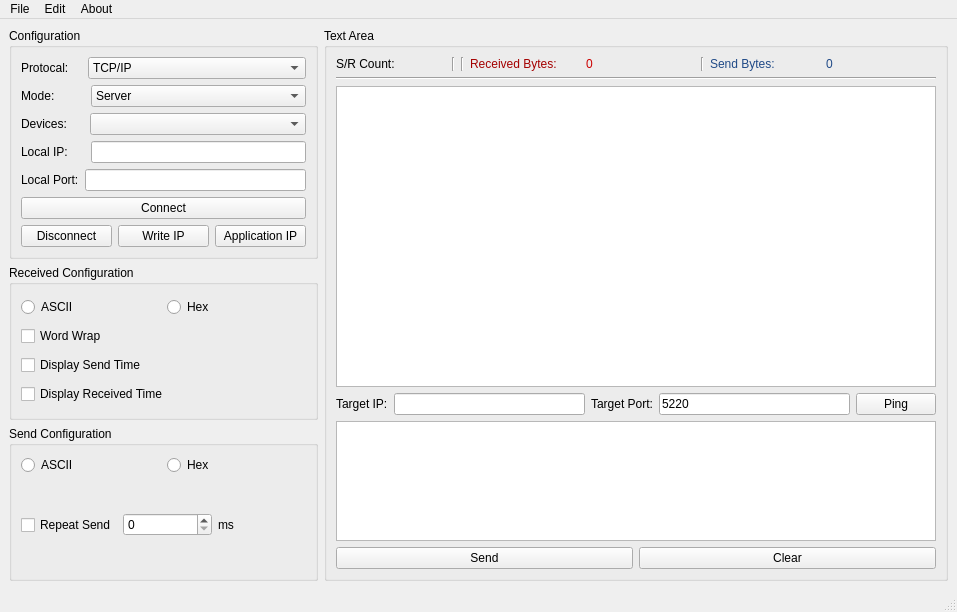
<?xml version="1.0" encoding="UTF-8"?>
<ui version="4.0">
 <class>MainWindow</class>
 <widget class="QMainWindow" name="MainWindow">
  <property name="geometry">
   <rect>
    <x>0</x>
    <y>0</y>
    <width>957</width>
    <height>612</height>
   </rect>
  </property>
  <property name="windowTitle">
   <string>MainWindow</string>
  </property>
  <widget class="QWidget" name="centralwidget">
   <layout class="QHBoxLayout" name="horizontalLayout_14">
    <item>
     <layout class="QVBoxLayout" name="verticalLayout_6">
      <item>
       <widget class="QGroupBox" name="groupBox">
        <property name="title">
         <string>Configuration</string>
        </property>
        <layout class="QVBoxLayout" name="verticalLayout_3">
         <item>
          <layout class="QVBoxLayout" name="verticalLayout">
           <item>
            <layout class="QHBoxLayout" name="horizontalLayout">
             <item>
              <widget class="QLabel" name="label_4">
               <property name="sizePolicy">
                <sizepolicy hsizetype="Fixed" vsizetype="Fixed">
                 <horstretch>0</horstretch>
                 <verstretch>0</verstretch>
                </sizepolicy>
               </property>
               <property name="text">
                <string>Protocal:    </string>
               </property>
              </widget>
             </item>
             <item>
              <widget class="QComboBox" name="comboBoxProtocal">
               <item>
                <property name="text">
                 <string>TCP/IP</string>
                </property>
               </item>
               <item>
                <property name="text">
                 <string>UDP</string>
                </property>
               </item>
              </widget>
             </item>
            </layout>
           </item>
           <item>
            <layout class="QHBoxLayout" name="horizontalLayout_2">
             <item>
              <widget class="QLabel" name="label_5">
               <property name="sizePolicy">
                <sizepolicy hsizetype="Fixed" vsizetype="Fixed">
                 <horstretch>0</horstretch>
                 <verstretch>0</verstretch>
                </sizepolicy>
               </property>
               <property name="text">
                <string>Mode:         </string>
               </property>
              </widget>
             </item>
             <item>
              <widget class="QComboBox" name="comboBoxMode">
               <item>
                <property name="text">
                 <string>Server</string>
                </property>
               </item>
               <item>
                <property name="text">
                 <string>Client</string>
                </property>
               </item>
              </widget>
             </item>
            </layout>
           </item>
           <item>
            <layout class="QHBoxLayout" name="horizontalLayout_13">
             <item>
              <widget class="QLabel" name="label_11">
               <property name="sizePolicy">
                <sizepolicy hsizetype="Fixed" vsizetype="Fixed">
                 <horstretch>0</horstretch>
                 <verstretch>0</verstretch>
                </sizepolicy>
               </property>
               <property name="text">
                <string>Devices:     </string>
               </property>
              </widget>
             </item>
             <item>
              <widget class="QComboBox" name="comboBoxEthList"/>
             </item>
            </layout>
           </item>
           <item>
            <layout class="QHBoxLayout" name="horizontalLayout_3">
             <item>
              <widget class="QLabel" name="label_2">
               <property name="sizePolicy">
                <sizepolicy hsizetype="Fixed" vsizetype="Fixed">
                 <horstretch>0</horstretch>
                 <verstretch>0</verstretch>
                </sizepolicy>
               </property>
               <property name="text">
                <string>Local IP:     </string>
               </property>
              </widget>
             </item>
             <item>
              <widget class="QLineEdit" name="lineEditLocalIp"/>
             </item>
            </layout>
           </item>
           <item>
            <layout class="QHBoxLayout" name="horizontalLayout_4">
             <item>
              <widget class="QLabel" name="label_3">
               <property name="sizePolicy">
                <sizepolicy hsizetype="Fixed" vsizetype="Fixed">
                 <horstretch>0</horstretch>
                 <verstretch>0</verstretch>
                </sizepolicy>
               </property>
               <property name="text">
                <string>Local Port:</string>
               </property>
              </widget>
             </item>
             <item>
              <widget class="QLineEdit" name="lineEditLocalPort"/>
             </item>
            </layout>
           </item>
           <item>
            <layout class="QHBoxLayout" name="horizontalLayout_5">
             <item>
              <widget class="QPushButton" name="pushButtonConnect">
               <property name="text">
                <string>Connect</string>
               </property>
              </widget>
             </item>
            </layout>
           </item>
           <item>
            <layout class="QHBoxLayout" name="horizontalLayout_6">
             <item>
              <widget class="QPushButton" name="pushButtonDisconnect">
               <property name="text">
                <string>Disconnect</string>
               </property>
              </widget>
             </item>
             <item>
              <widget class="QPushButton" name="pushButtonWriteIp">
               <property name="text">
                <string>Write IP</string>
               </property>
              </widget>
             </item>
             <item>
              <widget class="QPushButton" name="pushButtonAppIp">
               <property name="text">
                <string>Application IP</string>
               </property>
              </widget>
             </item>
            </layout>
           </item>
          </layout>
         </item>
        </layout>
       </widget>
      </item>
      <item>
       <widget class="QGroupBox" name="groupBox_3">
        <property name="title">
         <string>Received Configuration</string>
        </property>
        <layout class="QVBoxLayout" name="verticalLayout_4">
         <item>
          <layout class="QHBoxLayout" name="horizontalLayout_10">
           <item>
            <widget class="QRadioButton" name="radioButtonRecASCII">
             <property name="text">
              <string>ASCII</string>
             </property>
            </widget>
           </item>
           <item>
            <widget class="QRadioButton" name="radioButtonRecHex">
             <property name="text">
              <string>Hex</string>
             </property>
            </widget>
           </item>
          </layout>
         </item>
         <item>
          <widget class="QCheckBox" name="checkBoxWordWrap">
           <property name="text">
            <string>Word Wrap</string>
           </property>
          </widget>
         </item>
         <item>
          <widget class="QCheckBox" name="checkBoxDisplayTime">
           <property name="text">
            <string>Display Send Time</string>
           </property>
          </widget>
         </item>
         <item>
          <widget class="QCheckBox" name="checkBoxDisplayRecTime">
           <property name="text">
            <string>Display Received Time</string>
           </property>
          </widget>
         </item>
        </layout>
       </widget>
      </item>
      <item>
       <widget class="QGroupBox" name="groupBox_4">
        <property name="title">
         <string>Send Configuration</string>
        </property>
        <layout class="QVBoxLayout" name="verticalLayout_5">
         <item>
          <layout class="QHBoxLayout" name="horizontalLayout_11">
           <item>
            <widget class="QRadioButton" name="radioButtonSendASCII">
             <property name="text">
              <string>ASCII</string>
             </property>
            </widget>
           </item>
           <item>
            <widget class="QRadioButton" name="radioButtonSendHex">
             <property name="text">
              <string>Hex</string>
             </property>
            </widget>
           </item>
          </layout>
         </item>
         <item>
          <layout class="QHBoxLayout" name="horizontalLayout_12">
           <item>
            <widget class="QCheckBox" name="checkBoxRepeatSend">
             <property name="text">
              <string>Repeat Send</string>
             </property>
            </widget>
           </item>
           <item>
            <widget class="QSpinBox" name="spinBox"/>
           </item>
           <item>
            <widget class="QLabel" name="label_10">
             <property name="text">
              <string>ms</string>
             </property>
            </widget>
           </item>
          </layout>
         </item>
        </layout>
       </widget>
      </item>
     </layout>
    </item>
    <item>
     <widget class="QGroupBox" name="groupBox_2">
      <property name="title">
       <string>Text Area</string>
      </property>
      <layout class="QVBoxLayout" name="verticalLayout_2">
       <item>
        <layout class="QHBoxLayout" name="horizontalLayout_8">
         <item>
          <widget class="QLabel" name="label">
           <property name="text">
            <string>S/R Count:</string>
           </property>
          </widget>
         </item>
         <item>
          <widget class="Line" name="line_2">
           <property name="orientation">
            <enum>Qt::Vertical</enum>
           </property>
          </widget>
         </item>
         <item>
          <widget class="Line" name="line_3">
           <property name="orientation">
            <enum>Qt::Vertical</enum>
           </property>
          </widget>
         </item>
         <item>
          <widget class="QLabel" name="label_6">
           <property name="styleSheet">
            <string notr="true">color: rgb(164, 0, 0);</string>
           </property>
           <property name="text">
            <string>Received Bytes:</string>
           </property>
          </widget>
         </item>
         <item>
          <widget class="QLabel" name="labelRecCount">
           <property name="styleSheet">
            <string notr="true">color: rgb(204, 0, 0);</string>
           </property>
           <property name="text">
            <string>0</string>
           </property>
          </widget>
         </item>
         <item>
          <widget class="Line" name="line_4">
           <property name="orientation">
            <enum>Qt::Vertical</enum>
           </property>
          </widget>
         </item>
         <item>
          <widget class="QLabel" name="label_7">
           <property name="styleSheet">
            <string notr="true">color: rgb(32, 74, 135);</string>
           </property>
           <property name="text">
            <string>Send Bytes:</string>
           </property>
          </widget>
         </item>
         <item>
          <widget class="QLabel" name="labelSendCount">
           <property name="styleSheet">
            <string notr="true">color: rgb(32, 74, 135);</string>
           </property>
           <property name="text">
            <string>0</string>
           </property>
          </widget>
         </item>
        </layout>
       </item>
       <item>
        <widget class="Line" name="line">
         <property name="orientation">
          <enum>Qt::Horizontal</enum>
         </property>
        </widget>
       </item>
       <item>
        <widget class="QTextBrowser" name="textBrowserRec">
         <property name="sizePolicy">
          <sizepolicy hsizetype="Fixed" vsizetype="Expanding">
           <horstretch>0</horstretch>
           <verstretch>0</verstretch>
          </sizepolicy>
         </property>
         <property name="minimumSize">
          <size>
           <width>600</width>
           <height>0</height>
          </size>
         </property>
         <property name="maximumSize">
          <size>
           <width>600</width>
           <height>16777215</height>
          </size>
         </property>
        </widget>
       </item>
       <item>
        <layout class="QHBoxLayout" name="horizontalLayout_9">
         <item>
          <widget class="QLabel" name="label_8">
           <property name="text">
            <string>Target IP:</string>
           </property>
          </widget>
         </item>
         <item>
          <widget class="QLineEdit" name="lineEditAimIp"/>
         </item>
         <item>
          <widget class="QLabel" name="label_9">
           <property name="text">
            <string>Target Port:</string>
           </property>
          </widget>
         </item>
         <item>
          <widget class="QLineEdit" name="lineEditAimPort">
           <property name="text">
            <string>5220</string>
           </property>
          </widget>
         </item>
         <item>
          <widget class="QPushButton" name="pushButtonPing">
           <property name="text">
            <string>Ping</string>
           </property>
          </widget>
         </item>
        </layout>
       </item>
       <item>
        <widget class="QTextEdit" name="textEditSend">
         <property name="sizePolicy">
          <sizepolicy hsizetype="Expanding" vsizetype="Fixed">
           <horstretch>0</horstretch>
           <verstretch>0</verstretch>
          </sizepolicy>
         </property>
         <property name="minimumSize">
          <size>
           <width>600</width>
           <height>120</height>
          </size>
         </property>
         <property name="maximumSize">
          <size>
           <width>600</width>
           <height>120</height>
          </size>
         </property>
        </widget>
       </item>
       <item>
        <layout class="QHBoxLayout" name="horizontalLayout_7">
         <item>
          <widget class="QPushButton" name="pushButtonSend">
           <property name="text">
            <string>Send</string>
           </property>
          </widget>
         </item>
         <item>
          <widget class="QPushButton" name="pushButtonClear">
           <property name="text">
            <string>Clear</string>
           </property>
          </widget>
         </item>
        </layout>
       </item>
      </layout>
     </widget>
    </item>
   </layout>
  </widget>
  <widget class="QMenuBar" name="menubar">
   <property name="geometry">
    <rect>
     <x>0</x>
     <y>0</y>
     <width>957</width>
     <height>28</height>
    </rect>
   </property>
   <widget class="QMenu" name="menuFile">
    <property name="title">
     <string>File</string>
    </property>
   </widget>
   <widget class="QMenu" name="menuEdit">
    <property name="title">
     <string>Edit</string>
    </property>
   </widget>
   <widget class="QMenu" name="menuAbout">
    <property name="title">
     <string>About</string>
    </property>
   </widget>
   <addaction name="menuFile"/>
   <addaction name="menuEdit"/>
   <addaction name="menuAbout"/>
  </widget>
  <widget class="QStatusBar" name="statusbar"/>
 </widget>
 <resources/>
 <connections>
  <connection>
   <sender>pushButtonConnect</sender>
   <signal>clicked()</signal>
   <receiver>pushButtonConnect</receiver>
   <slot>click()</slot>
   <hints>
    <hint type="sourcelabel">
     <x>302</x>
     <y>261</y>
    </hint>
    <hint type="destinationlabel">
     <x>302</x>
     <y>261</y>
    </hint>
   </hints>
  </connection>
  <connection>
   <sender>comboBoxProtocal</sender>
   <signal>currentIndexChanged(int)</signal>
   <receiver>comboBoxProtocal</receiver>
   <slot>setCurrentIndex(int)</slot>
   <hints>
    <hint type="sourcelabel">
     <x>228</x>
     <y>76</y>
    </hint>
    <hint type="destinationlabel">
     <x>232</x>
     <y>89</y>
    </hint>
   </hints>
  </connection>
  <connection>
   <sender>comboBoxMode</sender>
   <signal>currentIndexChanged(int)</signal>
   <receiver>comboBoxMode</receiver>
   <slot>setCurrentIndex(int)</slot>
   <hints>
    <hint type="sourcelabel">
     <x>184</x>
     <y>112</y>
    </hint>
    <hint type="destinationlabel">
     <x>189</x>
     <y>119</y>
    </hint>
   </hints>
  </connection>
  <connection>
   <sender>pushButtonConnect</sender>
   <signal>clicked()</signal>
   <receiver>pushButtonConnect</receiver>
   <slot>click()</slot>
   <hints>
    <hint type="sourcelabel">
     <x>205</x>
     <y>261</y>
    </hint>
    <hint type="destinationlabel">
     <x>209</x>
     <y>261</y>
    </hint>
   </hints>
  </connection>
  <connection>
   <sender>pushButtonPing</sender>
   <signal>clicked()</signal>
   <receiver>pushButtonPing</receiver>
   <slot>click()</slot>
   <hints>
    <hint type="sourcelabel">
     <x>934</x>
     <y>408</y>
    </hint>
    <hint type="destinationlabel">
     <x>934</x>
     <y>408</y>
    </hint>
   </hints>
  </connection>
  <connection>
   <sender>pushButtonDisconnect</sender>
   <signal>clicked()</signal>
   <receiver>pushButtonDisconnect</receiver>
   <slot>click()</slot>
   <hints>
    <hint type="sourcelabel">
     <x>107</x>
     <y>294</y>
    </hint>
    <hint type="destinationlabel">
     <x>107</x>
     <y>294</y>
    </hint>
   </hints>
  </connection>
  <connection>
   <sender>radioButtonRecASCII</sender>
   <signal>clicked(bool)</signal>
   <receiver>radioButtonRecASCII</receiver>
   <slot>setChecked(bool)</slot>
   <hints>
    <hint type="sourcelabel">
     <x>94</x>
     <y>370</y>
    </hint>
    <hint type="destinationlabel">
     <x>97</x>
     <y>370</y>
    </hint>
   </hints>
  </connection>
  <connection>
   <sender>radioButtonRecHex</sender>
   <signal>toggled(bool)</signal>
   <receiver>radioButtonRecHex</receiver>
   <slot>setChecked(bool)</slot>
   <hints>
    <hint type="sourcelabel">
     <x>303</x>
     <y>370</y>
    </hint>
    <hint type="destinationlabel">
     <x>303</x>
     <y>370</y>
    </hint>
   </hints>
  </connection>
  <connection>
   <sender>checkBoxWordWrap</sender>
   <signal>clicked(bool)</signal>
   <receiver>checkBoxWordWrap</receiver>
   <slot>setChecked(bool)</slot>
   <hints>
    <hint type="sourcelabel">
     <x>135</x>
     <y>400</y>
    </hint>
    <hint type="destinationlabel">
     <x>135</x>
     <y>400</y>
    </hint>
   </hints>
  </connection>
  <connection>
   <sender>checkBoxDisplayTime</sender>
   <signal>clicked(bool)</signal>
   <receiver>checkBoxDisplayTime</receiver>
   <slot>setChecked(bool)</slot>
   <hints>
    <hint type="sourcelabel">
     <x>199</x>
     <y>429</y>
    </hint>
    <hint type="destinationlabel">
     <x>204</x>
     <y>429</y>
    </hint>
   </hints>
  </connection>
  <connection>
   <sender>checkBoxDisplayRecTime</sender>
   <signal>clicked(bool)</signal>
   <receiver>checkBoxDisplayRecTime</receiver>
   <slot>setChecked(bool)</slot>
   <hints>
    <hint type="sourcelabel">
     <x>170</x>
     <y>458</y>
    </hint>
    <hint type="destinationlabel">
     <x>175</x>
     <y>458</y>
    </hint>
   </hints>
  </connection>
  <connection>
   <sender>radioButtonSendASCII</sender>
   <signal>clicked(bool)</signal>
   <receiver>radioButtonSendASCII</receiver>
   <slot>setChecked(bool)</slot>
   <hints>
    <hint type="sourcelabel">
     <x>73</x>
     <y>532</y>
    </hint>
    <hint type="destinationlabel">
     <x>80</x>
     <y>532</y>
    </hint>
   </hints>
  </connection>
  <connection>
   <sender>radioButtonSendHex</sender>
   <signal>clicked(bool)</signal>
   <receiver>radioButtonSendHex</receiver>
   <slot>setChecked(bool)</slot>
   <hints>
    <hint type="sourcelabel">
     <x>303</x>
     <y>532</y>
    </hint>
    <hint type="destinationlabel">
     <x>303</x>
     <y>532</y>
    </hint>
   </hints>
  </connection>
  <connection>
   <sender>checkBoxRepeatSend</sender>
   <signal>clicked(bool)</signal>
   <receiver>checkBoxRepeatSend</receiver>
   <slot>setChecked(bool)</slot>
   <hints>
    <hint type="sourcelabel">
     <x>104</x>
     <y>564</y>
    </hint>
    <hint type="destinationlabel">
     <x>116</x>
     <y>564</y>
    </hint>
   </hints>
  </connection>
  <connection>
   <sender>spinBox</sender>
   <signal>valueChanged(int)</signal>
   <receiver>spinBox</receiver>
   <slot>setValue(int)</slot>
   <hints>
    <hint type="sourcelabel">
     <x>219</x>
     <y>566</y>
    </hint>
    <hint type="destinationlabel">
     <x>219</x>
     <y>566</y>
    </hint>
   </hints>
  </connection>
  <connection>
   <sender>pushButtonSend</sender>
   <signal>clicked(bool)</signal>
   <receiver>pushButtonSend</receiver>
   <slot>click()</slot>
   <hints>
    <hint type="sourcelabel">
     <x>632</x>
     <y>567</y>
    </hint>
    <hint type="destinationlabel">
     <x>632</x>
     <y>567</y>
    </hint>
   </hints>
  </connection>
  <connection>
   <sender>pushButtonClear</sender>
   <signal>clicked(bool)</signal>
   <receiver>pushButtonClear</receiver>
   <slot>click()</slot>
   <hints>
    <hint type="sourcelabel">
     <x>934</x>
     <y>567</y>
    </hint>
    <hint type="destinationlabel">
     <x>934</x>
     <y>567</y>
    </hint>
   </hints>
  </connection>
  <connection>
   <sender>pushButtonWriteIp</sender>
   <signal>clicked()</signal>
   <receiver>pushButtonWriteIp</receiver>
   <slot>click()</slot>
   <hints>
    <hint type="sourcelabel">
     <x>173</x>
     <y>278</y>
    </hint>
    <hint type="destinationlabel">
     <x>170</x>
     <y>290</y>
    </hint>
   </hints>
  </connection>
  <connection>
   <sender>pushButtonAppIp</sender>
   <signal>clicked()</signal>
   <receiver>pushButtonAppIp</receiver>
   <slot>click()</slot>
   <hints>
    <hint type="sourcelabel">
     <x>271</x>
     <y>285</y>
    </hint>
    <hint type="destinationlabel">
     <x>271</x>
     <y>285</y>
    </hint>
   </hints>
  </connection>
 </connections>
</ui>
